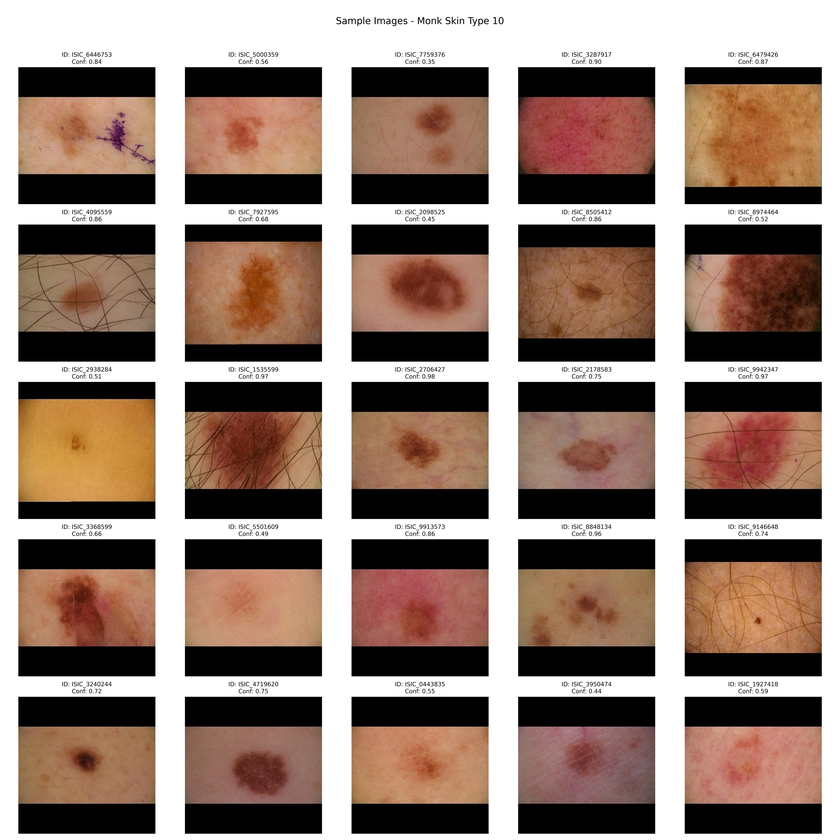
#> input picture data/skin_type_analysis/sample_images/skin_type_10_cnn_samples.png, 840 x 840 px, shrunk from 6000 x 6000 before the run
$ python -i visualization.py   (imports and definitions only)
#> lines starting #> are read from the running program, lines starting #| are printed output that depends on the picture; after the words box and inside, x2 and y2 are one past the last pixel; in counts of white or black regions, pixels touching at a corner belong together
#> in save_debug_image, img is the input picture: shape (840, 840, 3); mean B, G, R 116.9, 128, 149.1
### ETL_and_EDA/skin_tone/feature_extraction.py
#!/usr/bin/env python3
"""
Feature extraction module for Monk skin type classification.
This module handles image processing and feature extraction from skin images.
"""

import os
import numpy as np
import cv2
import sys
from sklearn.cluster import KMeans
from tqdm import tqdm
import multiprocessing
from concurrent.futures import ProcessPoolExecutor

def crop_black_borders(img):
    """
    Crop black borders from an image.

    Args:
        img: Input image

    Returns:
        Cropped image
    """
    if img is None or img.size == 0:
        return img

    # Convert to grayscale
    gray = cv2.cvtColor(img, cv2.COLOR_BGR2GRAY)

    # Get image height and width
    height, width = gray.shape
#> height = 840; width = 840

    # Find top crop line
    top_line = 0
    for i in range(height):
        if np.mean(gray[i, :]) > 10:  # Threshold for near-black
            top_line = i
            break

    # Find bottom crop line
    bottom_line = height - 1
#> bottom_line = 839
    for i in range(height - 1, -1, -1):
        if np.mean(gray[i, :]) > 10:
            bottom_line = i
            break

    # Find left crop line
    left_line = 0
    for i in range(width):
        if np.mean(gray[:, i]) > 10:
            left_line = i
            break

    # Find right crop line
    right_line = width - 1
#> right_line = 839
    for i in range(width - 1, -1, -1):
        if np.mean(gray[:, i]) > 10:
            right_line = i
            break

    # If entire image is black or cropping would remove everything, return original
    if top_line >= bottom_line or left_line >= right_line:
        return img

    # Crop the image
    cropped_img = img[top_line:bottom_line + 1, left_line:right_line + 1]

    return cropped_img

def create_skin_mask(img):
    """
    Create a mask that identifies normal skin regions and excludes lesions.

    Args:
        img: Input image

    Returns:
        mask: Boolean mask where True indicates probable skin regions
    """
    # Convert to LAB and HSV color spaces
    lab_img = cv2.cvtColor(img, cv2.COLOR_BGR2LAB)
#> lab_img: shape (840, 840, 3); mean of channels 0, 1, 2 136.4, 135.2, 137.6
    l_channel, a_channel, b_channel = cv2.split(lab_img)

    hsv = cv2.cvtColor(img, cv2.COLOR_BGR2HSV)
#> hsv: shape (840, 840, 3); mean H, S, V 6.7, 53.2, 149.1
    h_channel, s_channel, v_channel = cv2.split(hsv)
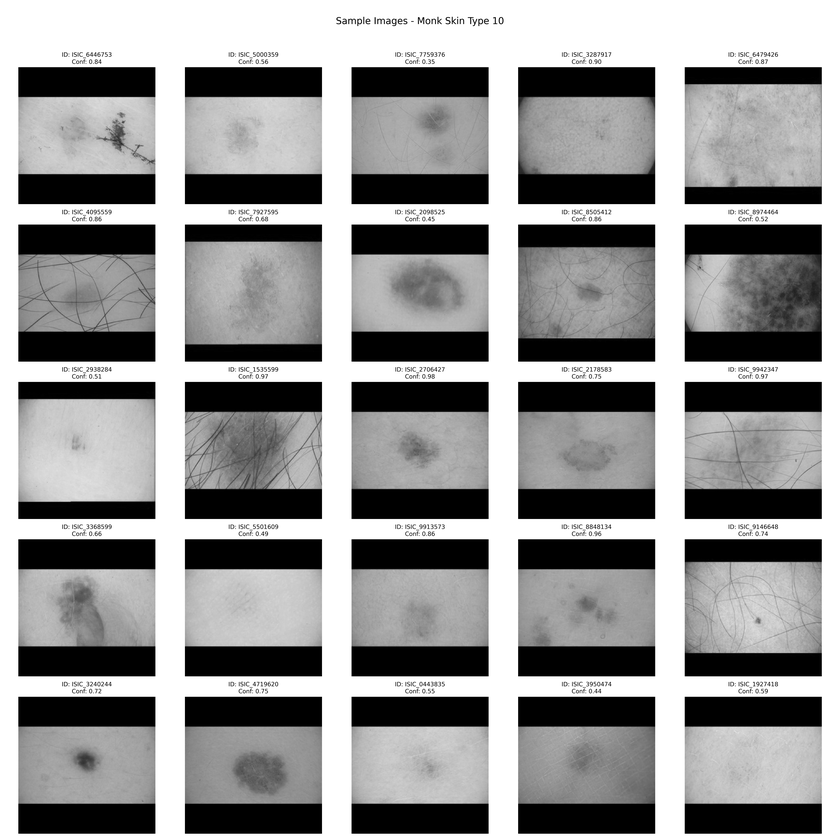
#> v_channel: shape (840, 840); min 0, max 255, mean 149.1

    # Create masks based on color characteristics
    # Skin is typically lighter, less red, and less saturated than lesions

    # Lightness mask - keep pixels that are lighter
    l_mean = np.mean(l_channel)
#> l_mean = 136.4
    l_std = np.std(l_channel)
#> l_std = 98.44
    l_mask = l_channel > (l_mean - 0.25 * l_std)
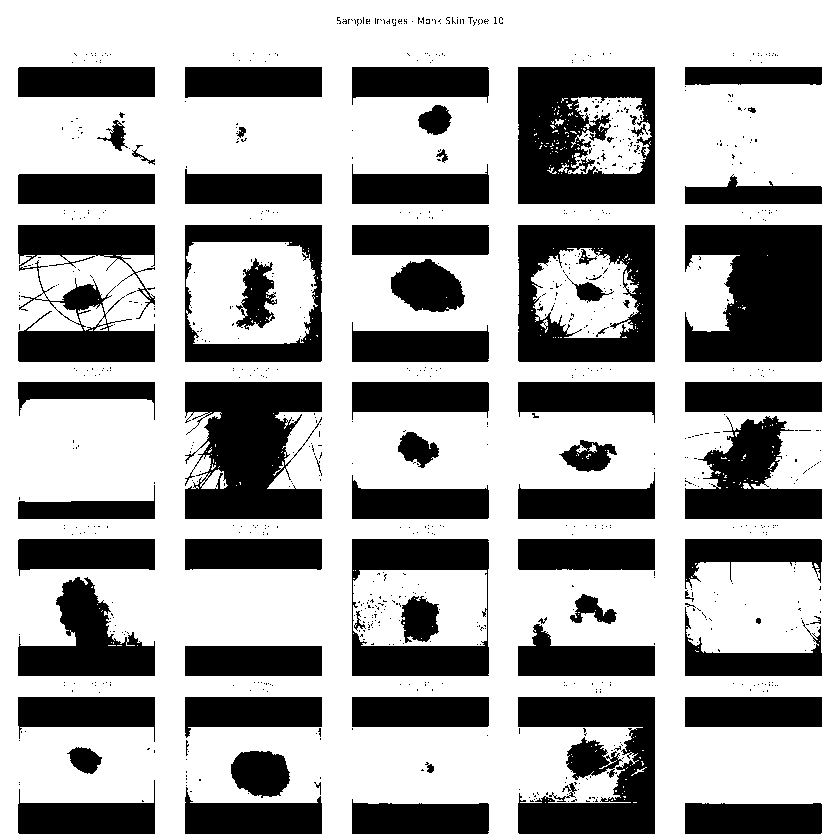
#> l_mask: shape (840, 840) bool; 64.9% white; 879 black regions (805 under 20 px), largest, box (x1, y1, x2, y2) and area: (685, 225, 822, 362) 15518, (518, 67, 655, 204) 14078, (185, 382, 322, 519) 13988

    # Redness mask - keep pixels that are less red
    a_mean = np.mean(a_channel)
#> a_mean = 135.2
    a_std = np.std(a_channel)
#> a_std = 10.01
    a_mask = a_channel < (a_mean + 0.25 * a_std)
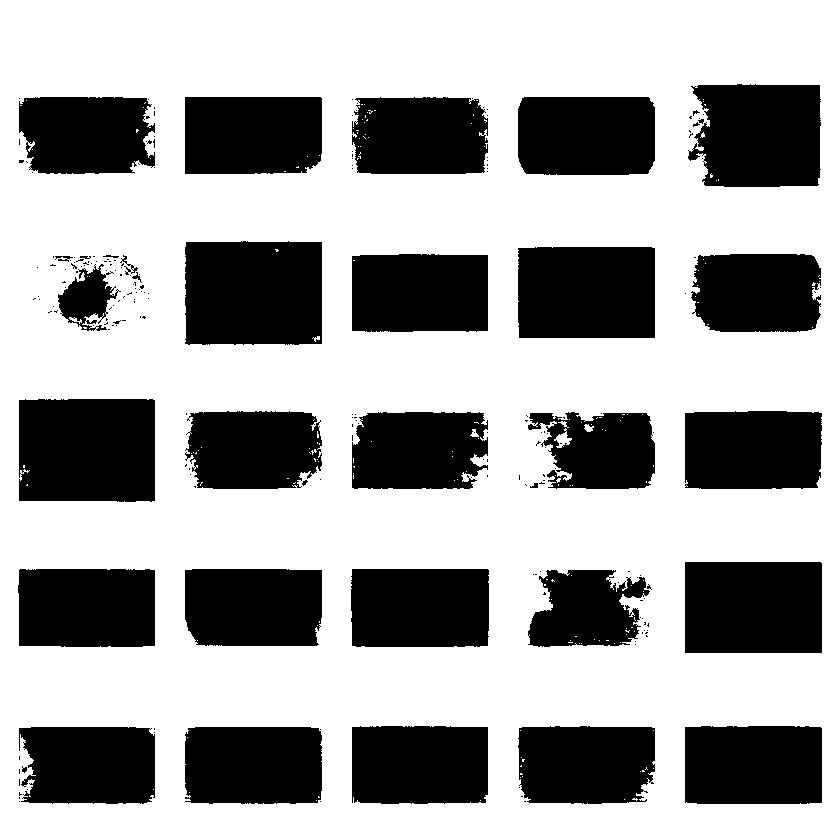
#> a_mask: shape (840, 840) bool; 64.2% white; 216 black regions (183 under 20 px), largest, box (x1, y1, x2, y2) and area: (185, 241, 322, 345) 13912, (19, 399, 155, 502) 13811, (685, 562, 822, 653) 12466

    # Saturation mask - keep pixels that are less saturated
    s_mean = np.mean(s_channel)
#> s_mean = 53.18
    s_std = np.std(s_channel)
#> s_std = 68.16
    s_mask = s_channel < (s_mean + 0.25 * s_std)
#> s_mask: shape (840, 840) bool; 60.1% white; 310 black regions (271 under 20 px), largest, box (x1, y1, x2, y2) and area: (685, 77, 822, 195) 15295, (18, 391, 155, 510) 15262, (185, 234, 322, 346) 14753

    # Edge detection to identify lesion boundaries
    edges = cv2.Canny(l_channel.astype(np.uint8), 50, 150)
#> edges: shape (840, 840); 5.2% white in thin lines or dots
    kernel = np.ones((5, 5), np.uint8)
    edge_mask = cv2.dilate(edges, kernel, iterations=1)
#> edge_mask: shape (840, 840); 23% white; 25 white regions, largest, box (x1, y1, x2, y2) and area: (682, 49, 825, 836) 38557, (16, 49, 158, 836) 33509, (182, 49, 325, 836) 30885
    edge_mask = edge_mask > 0

    # Create border mask - assume image edges are more likely to be normal skin
    h, w = img.shape[:2]
#> h = 840; w = 840
    border_width = int(min(h, w) * 0.15)  # 15% border width
#> border_width = 126

    border_mask = np.zeros((h, w), dtype=bool)
    border_mask[:border_width, :] = True  # Top border
    border_mask[-border_width:, :] = True  # Bottom border
    border_mask[:, :border_width] = True  # Left border
    border_mask[:, -border_width:] = True  # Right border

    # Combine masks
    # 1. Color-based mask
    color_mask = l_mask & a_mask & s_mask
#> color_mask: shape (840, 840) bool; 33.7% white; 85 white regions (75 under 20 px), largest, box (x1, y1, x2, y2) and area: (0, 0, 840, 840) 236947, (544, 460, 572, 481) 176, (555, 434, 572, 447) 120

    # 2. Final mask
    final_mask = (color_mask | border_mask) & ~edge_mask
#> final_mask: shape (840, 840) bool; 51% white; 16 black regions (3 under 20 px), largest, box (x1, y1, x2, y2) and area: (182, 49, 325, 836) 83908, (349, 49, 491, 836) 83623, (516, 49, 658, 836) 82987

    # Check if the mask is too restrictive
    if np.sum(final_mask) < (img.size * 0.05):  # Less than 5% of the image
        # Fall back to just the lightness mask which is usually most reliable
        final_mask = l_mask

        # If still too restrictive, use entire image
        if np.sum(final_mask) < (img.size * 0.05):
            final_mask = np.ones_like(l_mask)

    return final_mask

# [142 lines left out: functions extract_skin_features, extract_features_parallel, not called in this run]

# [13 lines that do not run on import are left out]

### ETL_and_EDA/skin_tone/visualization.py
#!/usr/bin/env python3
"""
Visualization module for Monk skin type classification.
This module handles the creation of visualizations for skin features and results.
"""

import os
import numpy as np
import pandas as pd
import cv2
import matplotlib.pyplot as plt
import seaborn as sns
import sys

from feature_extraction import crop_black_borders, create_skin_mask

# Set global variables
MONK_SKIN_TYPES = 10  # 10 levels from lightest (1) to darkest (10)

# [257 lines left out: functions visualize_skin_type_distribution, create_sample_grid, not called in this run]

def save_debug_image(image_path, output_folder, max_images=100):
    """
    Save a debug image showing the skin mask.

    Args:
        image_path: Path to the image
        output_folder: Folder to save debug images
        max_images: Maximum number of debug images to create
    """
    # Counter for limiting debug images
    if not hasattr(save_debug_image, 'count'):
        save_debug_image.count = 0

    if save_debug_image.count >= max_images:
        return

    try:
        # Create debug folder
        debug_folder = os.path.join(output_folder, 'debug')
        os.makedirs(debug_folder, exist_ok=True)

        # Load image
        img = cv2.imread(image_path)
        if img is None:
            return

        # Crop black borders
        img = crop_black_borders(img)

        # Create skin mask
        skin_mask = create_skin_mask(img)

        # Convert to LAB
        lab_img = cv2.cvtColor(img, cv2.COLOR_BGR2LAB)
        l_channel, a_channel, b_channel = cv2.split(lab_img)

        # Create visualizations
        l_viz = cv2.normalize(l_channel, None, 0, 255, cv2.NORM_MINMAX)
        a_viz = cv2.normalize(a_channel, None, 0, 255, cv2.NORM_MINMAX)
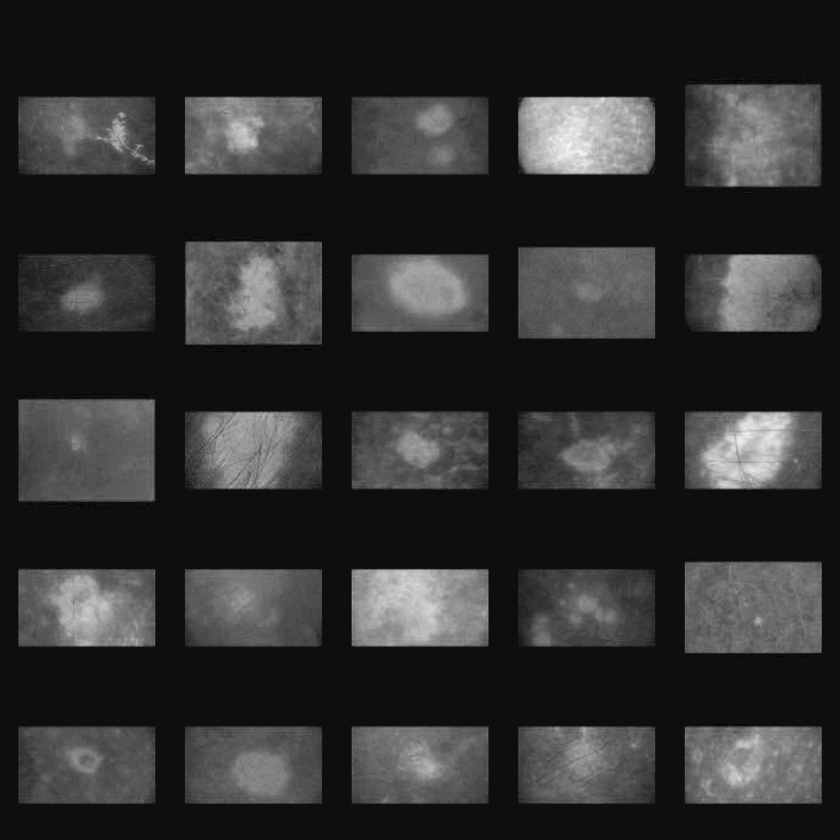
#> a_viz: shape (840, 840); min 0, max 255, mean 48.7
        b_viz = cv2.normalize(b_channel, None, 0, 255, cv2.NORM_MINMAX)
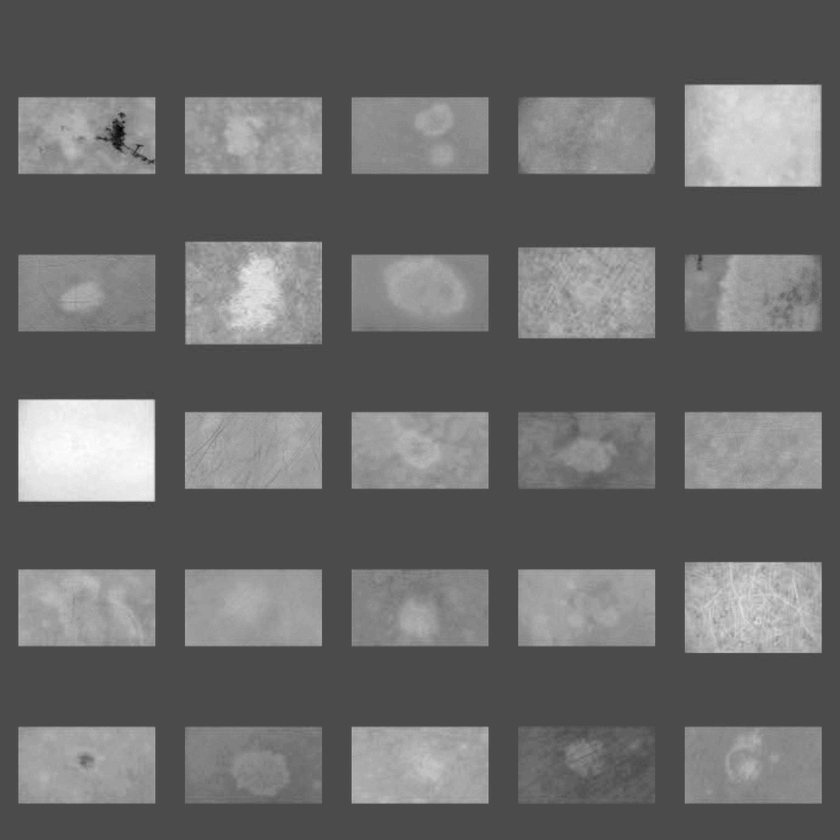
#> b_viz: shape (840, 840); min 0, max 255, mean 106.4

        l_viz_color = cv2.cvtColor(l_viz, cv2.COLOR_GRAY2BGR)
        a_viz_color = cv2.cvtColor(a_viz, cv2.COLOR_GRAY2BGR)
        b_viz_color = cv2.cvtColor(b_viz, cv2.COLOR_GRAY2BGR)

        # Create skin mask visualization
        skin_viz = img.copy()
        skin_viz[~skin_mask] = [0, 0, 0]

        # Create non-skin mask visualization
        non_skin_viz = img.copy()
        non_skin_viz[skin_mask] = [0, 0, 0]

        # Create edge visualization
        edges = cv2.Canny(l_channel.astype(np.uint8), 50, 150)
        kernel = np.ones((5, 5), np.uint8)
        edge_mask = cv2.dilate(edges, kernel, iterations=1)

        edge_viz = np.zeros_like(img)
        edge_viz[edge_mask > 0] = [0, 0, 255]  # Red for edges

        # Combine visualizations
        img_name = os.path.splitext(os.path.basename(image_path))[0]

        # Create a grid of visualizations
        fig, axes = plt.subplots(2, 3, figsize=(12, 8))
        fig.suptitle(f'Skin Detection Debug: {img_name}', fontsize=14)

        # Original image
        axes[0, 0].imshow(cv2.cvtColor(img, cv2.COLOR_BGR2RGB))
        axes[0, 0].set_title("Original Image")
        axes[0, 0].axis('off')

        # L channel
        axes[0, 1].imshow(cv2.cvtColor(l_viz_color, cv2.COLOR_BGR2RGB))
        axes[0, 1].set_title("L Channel (Lightness)")
        axes[0, 1].axis('off')

        # A channel
        axes[0, 2].imshow(cv2.cvtColor(a_viz_color, cv2.COLOR_BGR2RGB))
        axes[0, 2].set_title("A Channel (Green-Red)")
        axes[0, 2].axis('off')

        # B channel
        axes[1, 0].imshow(cv2.cvtColor(b_viz_color, cv2.COLOR_BGR2RGB))
        axes[1, 0].set_title("B Channel (Blue-Yellow)")
        axes[1, 0].axis('off')

        # Detected skin
        axes[1, 1].imshow(cv2.cvtColor(skin_viz, cv2.COLOR_BGR2RGB))
        axes[1, 1].set_title("Detected Skin Regions")
        axes[1, 1].axis('off')

        # Edges
        axes[1, 2].imshow(cv2.cvtColor(edge_viz, cv2.COLOR_BGR2RGB))
        axes[1, 2].set_title("Detected Edges")
        axes[1, 2].axis('off')

        plt.tight_layout()
        plt.savefig(os.path.join(debug_folder, f'{img_name}_debug.png'), dpi=300)
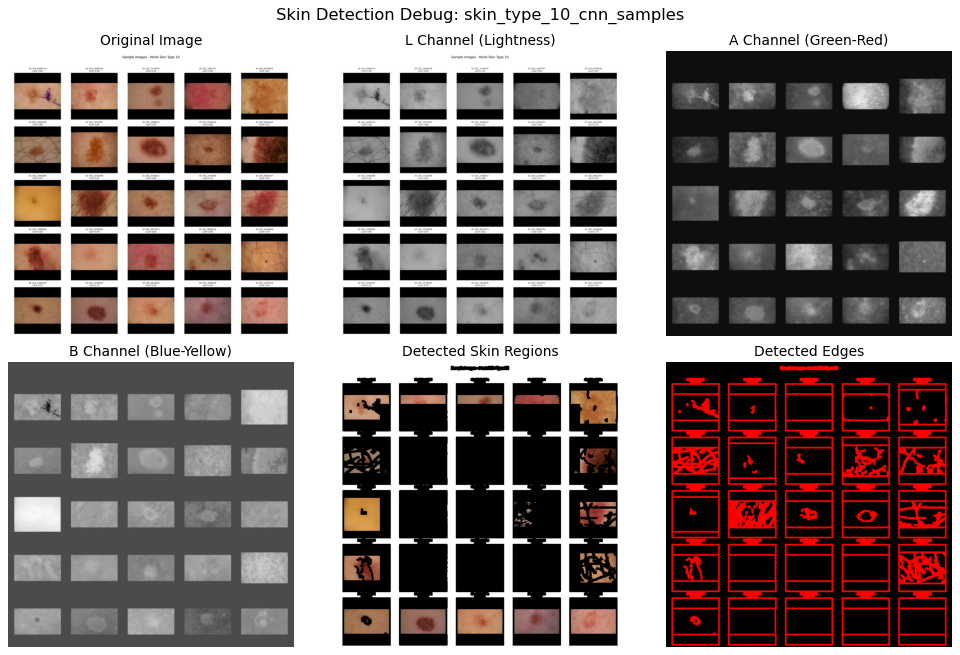
#> figure drawn by matplotlib, 6 panels
        plt.close()

        save_debug_image.count += 1

    except Exception as e:
        print(f"Error creating debug image for {image_path}: {e}")

# [43 lines not run here, left out]

>>> result = save_debug_image('../../data/skin_type_analysis/sample_images/skin_type_10_cnn_samples.png', 'out.png')
